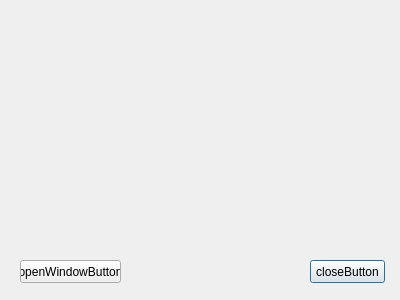
<?xml version="1.0" encoding="UTF-8"?>
<ui version="4.0">
 <class>PluginDialogBase</class>
 <widget class="QDialog" name="PluginDialogBase">
  <property name="geometry">
   <rect>
    <x>0</x>
    <y>0</y>
    <width>400</width>
    <height>300</height>
   </rect>
  </property>
  <property name="windowTitle">
   <string>windowTitle</string>
  </property>
  <widget class="QPushButton" name="close_button">
   <property name="geometry">
    <rect>
     <x>310</x>
     <y>260</y>
     <width>75</width>
     <height>23</height>
    </rect>
   </property>
   <property name="text">
    <string>closeButton</string>
   </property>
  </widget>
  <widget class="QPushButton" name="open_window_button">
   <property name="geometry">
    <rect>
     <x>20</x>
     <y>260</y>
     <width>101</width>
     <height>23</height>
    </rect>
   </property>
   <property name="text">
    <string>openWindowButton</string>
   </property>
  </widget>
 </widget>
 <resources/>
 <connections/>
</ui>
